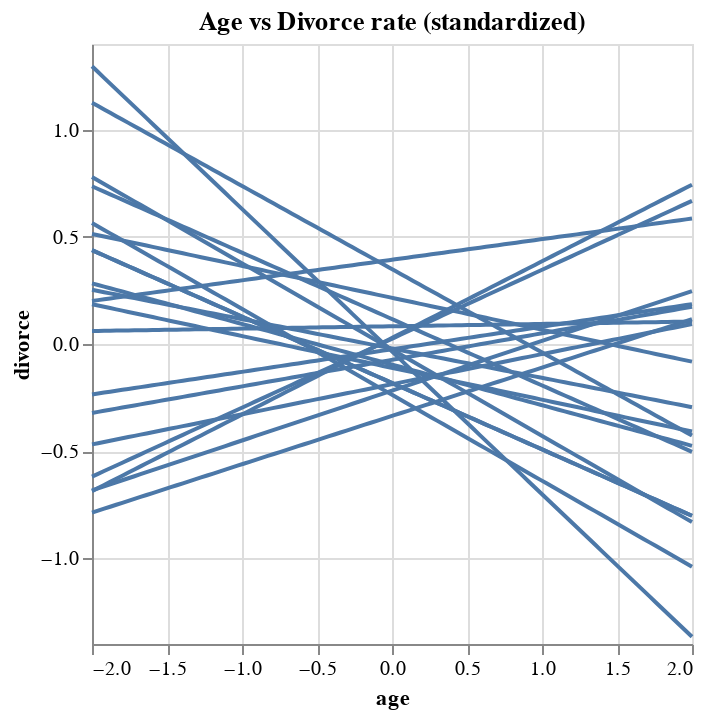

Notebook code cell kept with this figure:
### Code cell
# plot samples from prior for age vs divorce: A -> D

# standardized
age_grid = np.linspace(-2, 2, num=100)

df = pd.DataFrame({"age": [], "divorce": [], "sample": []})
for i in range(20):
    alpha = fit_df["alpha"][i]
    betaA = fit_df["betaA"][i]
    d = alpha + betaA * age_grid

    sample = np.full_like(d, str(i), dtype=object)
    line_df = pd.DataFrame({"age": age_grid, "divorce": d, "sample": sample})
    df = pd.concat([df, line_df])

lines_chart = (
    alt.Chart(df, title="Age vs Divorce rate (standardized)")
    .mark_line()
    .encode(x="age", y="divorce", detail="sample")
)
lines_chart

### Figure 1 — Vega-Lite specification as saved in the notebook (floating-point values rounded to 4 significant figures; data arrays with more than 128 entries replaced by an {"elided": "..."} marker saying what was removed)
{"$schema": "https://vega.github.io/schema/vega-lite/v5.20.1.json", "config": {"view": {"continuousHeight": 300, "continuousWidth": 300}}, "data": {"name": "data-5836140df87d0320a088012816d46998"}, "datasets": {"data-5836140df87d0320a088012816d46998": {"elided": "2000 records"}}, "encoding": {"detail": {"field": "sample", "type": "nominal"}, "x": {"field": "age", "type": "quantitative"}, "y": {"field": "divorce", "type": "quantitative"}}, "mark": {"type": "line"}, "title": "Age vs Divorce rate (standardized)"}
